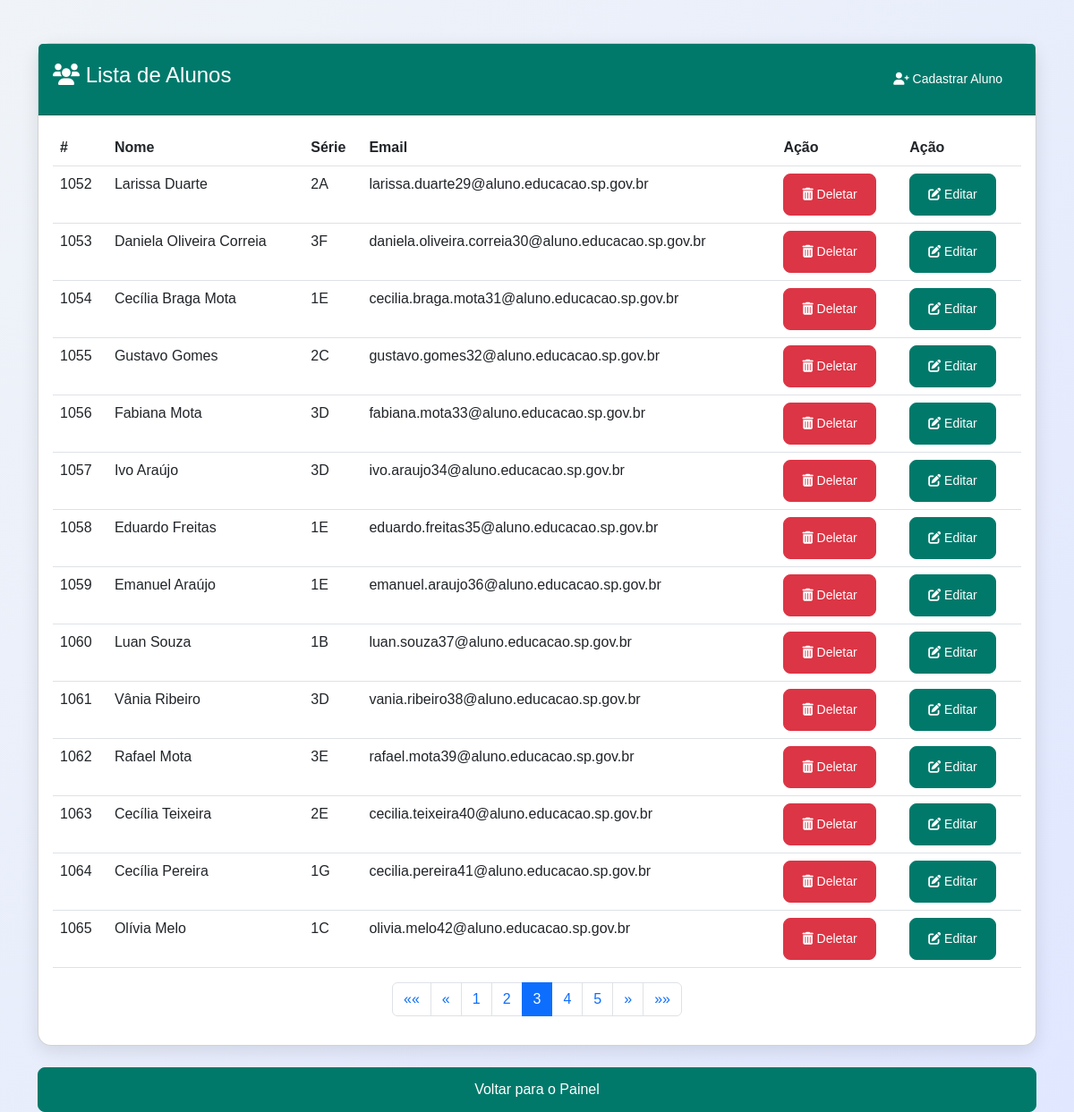
The app's page /frontend/lista_alunos.php?pagina=3 (signed in) with its own data.
### tables this page shows
CREATE TABLE `alunos` (
  `id` int(11) NOT NULL,
  `nome` varchar(255) NOT NULL,
  `serie` varchar(50) NOT NULL,
  `email` varchar(255) NOT NULL,
  `professor_id` int(11) NOT NULL
);

### backend/lista_alunos.php (called while the page is built, shortened)
<?php
require '../config.php';
$por_pagina = 14;
$pagina = isset($_GET['pagina']) ? (int)$_GET['pagina'] : 1;
$inicio = ($pagina - 1) * $por_pagina;
$total_resultados = $conn->query("SELECT COUNT(*) as total FROM alunos")->fetch_assoc()['total'];
$total_paginas = ceil($total_resultados / $por_pagina);
$result = $conn->query("SELECT id, nome, serie, email FROM alunos LIMIT $inicio, $por_pagina");

### frontend/lista_alunos.php (the view, shortened to what this page needs)
<?php
include('../backend/lista_alunos.php');
?>
<!DOCTYPE html>
<html lang="pt">
<head>
    <link href="https://cdn.jsdelivr.net/npm/bootstrap@5.3.0/dist/css/bootstrap.min.css" rel="stylesheet">
    <link href="https://cdnjs.cloudflare.com/ajax/libs/font-awesome/6.0.0-beta3/css/all.min.css" rel="stylesheet">
    <link rel="stylesheet" href="./assets/css/lista_alunos.css">
</head>
<body>
    <div class="container mt-5">
        <div class="card">
            <div class="card-header">
                <div class="d-flex justify-content-between align-items-center">
                    <h4><i class="fas fa-users"></i> Lista de Alunos</h4>
                    <a href="cadastro_aluno.php" class="btn btn-primary btn-sm">
                        <i class="fas fa-user-plus"></i> Cadastrar Aluno
                    </a>
                </div>
            </div>
            <div class="card-body">
                <?php
                if ($result->num_rows > 0) {
                    echo "<table class='table table-hover'>
                            <thead>
                                <tr>
                                    <th>#</th>
                                    <th>Nome</th>
                                    <th>Série</th>
                                    <th>Email</th>
                                    <th>Ação</th>
                                    <th>Ação</th>
                                </tr>
                            </thead>
                            <tbody>";
                    while ($row = $result->fetch_assoc()) {
                        echo "<tr>
                            <td>" . $row['id'] . "</td>
                            <td>" . $row['nome'] . "</td>
                            <td>" . $row['serie'] . "</td>
                            <td>" . $row['email'] . "</td>
                            <td>
                                <a href='?deletar=" . $row['id'] . "' class='btn btn-danger btn-sm'>
                                    <i class='fas fa-trash-alt'></i> Deletar
                                </a>
                            </td>
                            <td>
                                <a href='editar_aluno.php?id=" . $row['id'] . "' class='btn btn-primary btn-sm'>
                                    <i class='fas fa-edit'></i> Editar
                                </a>
                            </td>
                        </tr>";
                    }
                    echo "</tbody></table>";
                } else {
                    echo "<p>Nenhum aluno cadastrado.</p>";
                } ?>
                <div style="width: 100%;">
                    <?php
                    $limite_links = 5;
                    $inicio_loop = max(1, $pagina - floor($limite_links / 2));
                    $fim_loop = min($total_paginas, $inicio_loop + $limite_links - 1);
                    echo "<nav aria-label='Page navigation'>";
                    echo "<ul class='pagination justify-content-center'>";
                    $disabled = ($pagina == 1) ? 'disabled' : '';
                    echo "<li class='page-item $disabled'><a class='page-link' href='?pagina=1'>&laquo;&laquo;</a></li>";
                    $prev = max(1, $pagina - 1);
                    $disabled = ($pagina == 1) ? 'disabled' : '';
                    echo "<li class='page-item $disabled'><a class='page-link' href='?pagina=$prev'>&laquo;</a></li>";
                    for ($i = $inicio_loop; $i <= $fim_loop; $i++) {
                        $ativo = ($i == $pagina) ? 'active' : '';
                        echo "<li class='page-item $ativo'><a class='page-link' href='?pagina=$i'>$i</a></li>";
                    }
                    $next = min($total_paginas, $pagina + 1);
                    $disabled = ($pagina == $total_paginas) ? 'disabled' : '';
                    echo "<li class='page-item $disabled'><a class='page-link' href='?pagina=$next'>&raquo;</a></li>";
                    $disabled = ($pagina == $total_paginas) ? 'disabled' : '';
                    echo "<li class='page-item $disabled'><a class='page-link' href='?pagina=$total_paginas'>&raquo;&raquo;</a></li>";
                    echo "</ul>";
                    echo "</nav>";
                    ?>
                </div>
            </div>
        </div>
        <br>
        <a href="dashboard.php" class="btn btn-primary w-100" id="voltaDashboardId">Voltar para o Painel</a>
        <br>
    </div>
</body>
</html>

### frontend/assets/css/lista_alunos.css (style rules this page uses)
body { background: linear-gradient(135deg, #f0f4f8, #e0e7ff); font-family: 'Arial', sans-serif; color: #212121; }
.container { margin-top: 40px; }
.card { border-radius: 15px; box-shadow: 0px 6px 20px rgba(0, 0, 0, 0.1); }
.card-header { background-color: #00796b; color: white; border-radius: 15px 15px 0 0; padding: 1rem; }
.btn-primary { background-color: #00796b; border-color: #00796b; padding: 12px 20px; border-radius: 8px; transition: all 0.3s ease; }
.btn-danger { background-color: #dc3545; border-color: #dc3545; padding: 12px 20px; border-radius: 8px; transition: all 0.3s ease; }

### records on screen
alunos: id "1052", nome "Larissa Duarte", serie "2A", email "larissa.duarte29@aluno.educacao.sp.gov.br"
alunos: id "1053", nome "Daniela Oliveira Correia", serie "3F", email "daniela.oliveira.correia30@aluno.educacao.sp.gov.br"
alunos: id "1054", nome "Cecília Braga Mota", serie "1E", email "cecilia.braga.mota31@aluno.educacao.sp.gov.br"
alunos: id "1055", nome "Gustavo Gomes", serie "2C", email "gustavo.gomes32@aluno.educacao.sp.gov.br"
alunos: id "1056", nome "Fabiana Mota", serie "3D", email "fabiana.mota33@aluno.educacao.sp.gov.br"
alunos: id "1057", nome "Ivo Araújo", serie "3D", email "ivo.araujo34@aluno.educacao.sp.gov.br"
alunos: id "1058", nome "Eduardo Freitas", serie "1E", email "eduardo.freitas35@aluno.educacao.sp.gov.br"
alunos: id "1059", nome "Emanuel Araújo", serie "1E", email "emanuel.araujo36@aluno.educacao.sp.gov.br"
alunos: id "1060", nome "Luan Souza", serie "1B", email "luan.souza37@aluno.educacao.sp.gov.br"
alunos: id "1061", nome "Vânia Ribeiro", serie "3D", email "vania.ribeiro38@aluno.educacao.sp.gov.br"
alunos: id "1062", nome "Rafael Mota", serie "3E", email "rafael.mota39@aluno.educacao.sp.gov.br"
alunos: id "1063", nome "Cecília Teixeira", serie "2E", email "cecilia.teixeira40@aluno.educacao.sp.gov.br"
alunos: id "1064", nome "Cecília Pereira", serie "1G", email "cecilia.pereira41@aluno.educacao.sp.gov.br"
alunos: id "1065", nome "Olívia Melo", serie "1C", email "olivia.melo42@aluno.educacao.sp.gov.br"
